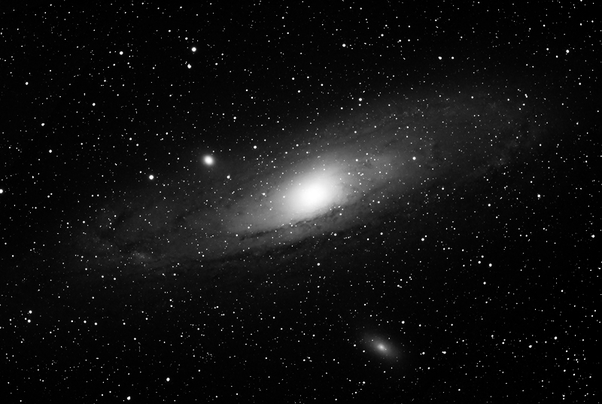
#> input picture testing 1.png, 602 x 404 px
$ python red_hat_filter.py
#> lines starting #> are read from the running program, lines starting #| are printed output that depends on the picture
import cv2
import numpy as np

# Getting the kernel to be used in Top-Hat
filterSize =(3, 3)
kernel = cv2.getStructuringElement(cv2.MORPH_RECT,
                                   filterSize)

# Reading the image named 'input.jpg'
input_image = cv2.imread("testing 1.png")
#> input_image is the input picture: shape (404, 602, 3); min 0, max 255, mean 17.2
input_image = cv2.cvtColor(input_image, cv2.COLOR_BGR2GRAY)
#> input_image: shape (404, 602)

# Applying the Top-Hat operation
tophat_img = cv2.morphologyEx(input_image,
                              cv2.MORPH_TOPHAT,
                              kernel)
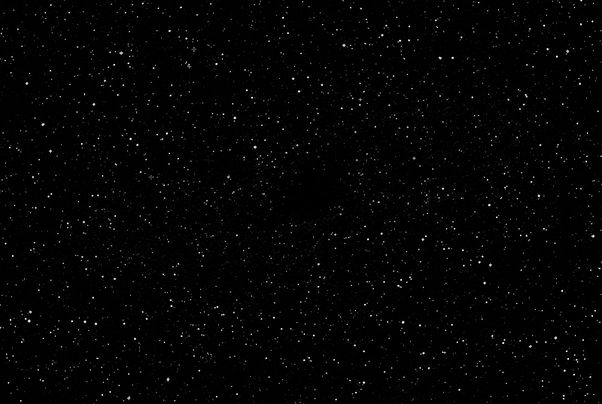
#> tophat_img: shape (404, 602); min 0, max 255, mean 3.5

cv2.imshow("original", input_image)
cv2.imshow("tophat", tophat_img)
cv2.waitKey(0)
